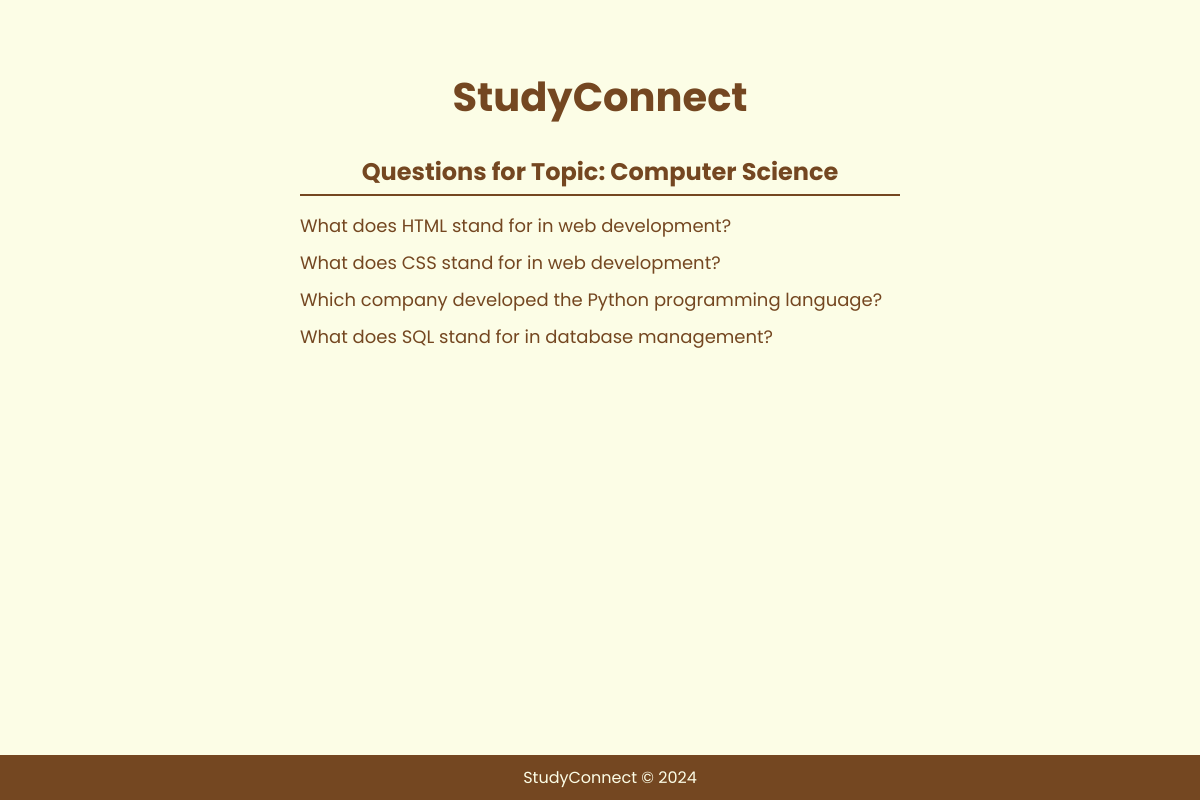
The app's page /topics/Computer Science/ with its own data.
### flashcards/models.py (models this page shows, shortened)
class Flashcard(models.Model):
    question = models.CharField(max_length=255)
    answer = models.TextField()
    topic = models.CharField(max_length=100)

### flashcards/views.py (the view)
# urls.py: path('topics/<str:topic>/', views.quiz_questions_by_topic, name='quiz_questions_by_topic'),
def quiz_questions_by_topic(request, topic):
    flashcards = Flashcard.objects.filter(topic=topic)
    return render(request, 'flashcards/quiz_questions_by_topic.html', {'flashcards': flashcards})

### flashcards/templates/flashcards/quiz_questions_by_topic.html
{% extends 'base.html' %}
{% block content %}
<h2 class="section-title">Questions for Topic: {{ flashcards.0.topic }}</h2>
<div class="section">
    <ul>
        {% for flashcard in flashcards %}
        <li><a href="{% url 'quiz_question' pk=flashcard.pk %}">{{ flashcard.question }}</a></li>
        {% endfor %}
    </ul>
</div>
{% endblock %}

### flashcards/static/flashcards/css/styles.css (style rules this page uses)
body { font-family: 'Poppins', Courier, monospace; background-color: rgb(252, 253, 230); color: #333; margin: 0; padding: 0; }
h2 { color: #744721; }
ul { list-style-type: none; padding: 0; }
li { margin-bottom: 10px; }
a { font-size: large; text-decoration: none; color: #744721; }
.section { margin-bottom: 30px; }
.section-title { font-size: 24px; border-bottom: 2px solid #744721; padding-bottom: 5px; margin-bottom: 15px; text-align: center; }

### records on screen
Flashcard: topic "Computer Science", question "What does HTML stand for in web development?"
Flashcard: question "What does CSS stand for in web development?"
Flashcard: question "Which company developed the Python programming language?"
Flashcard: question "What does SQL stand for in database management?"
